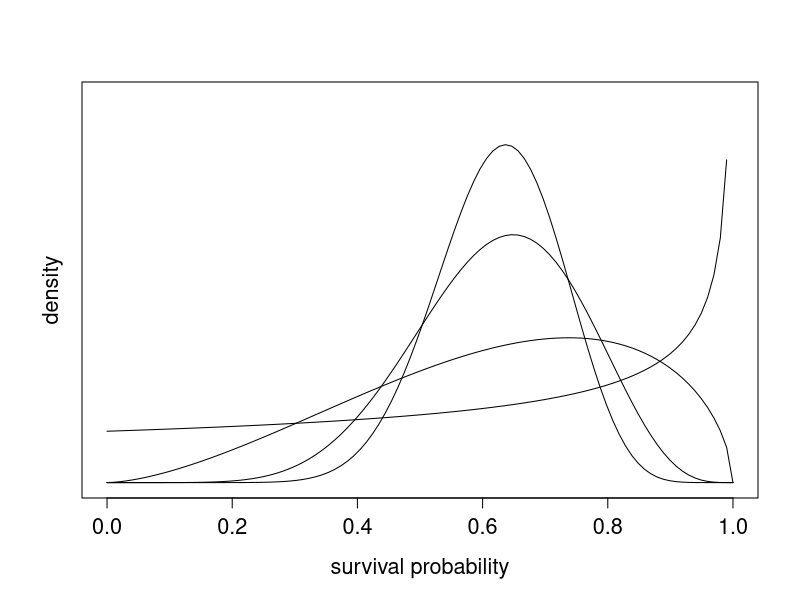
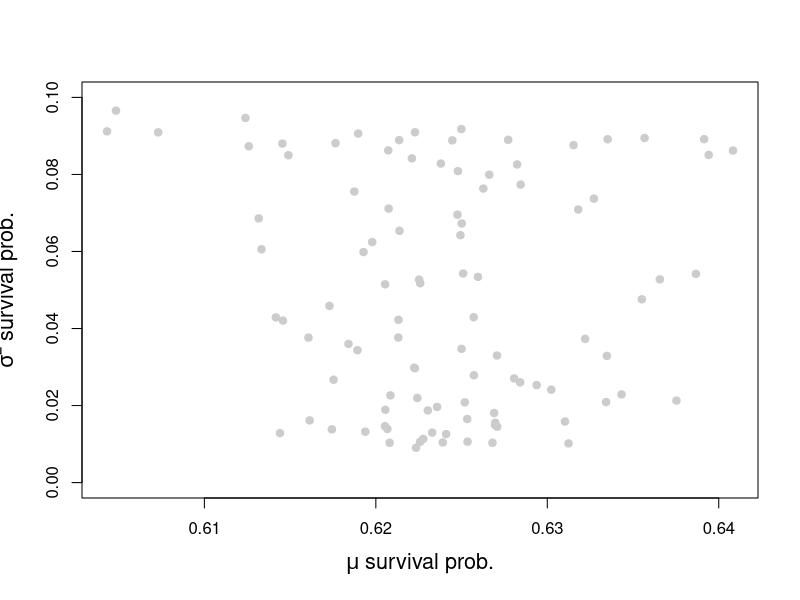
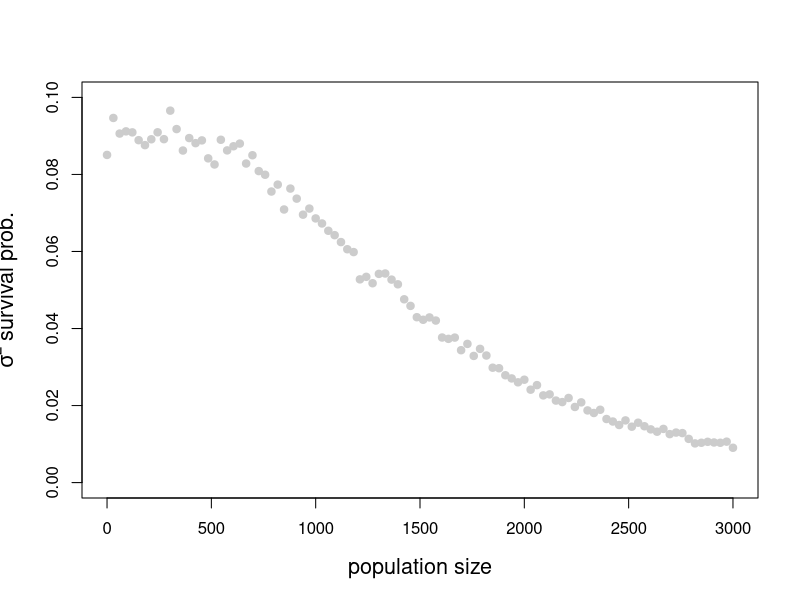
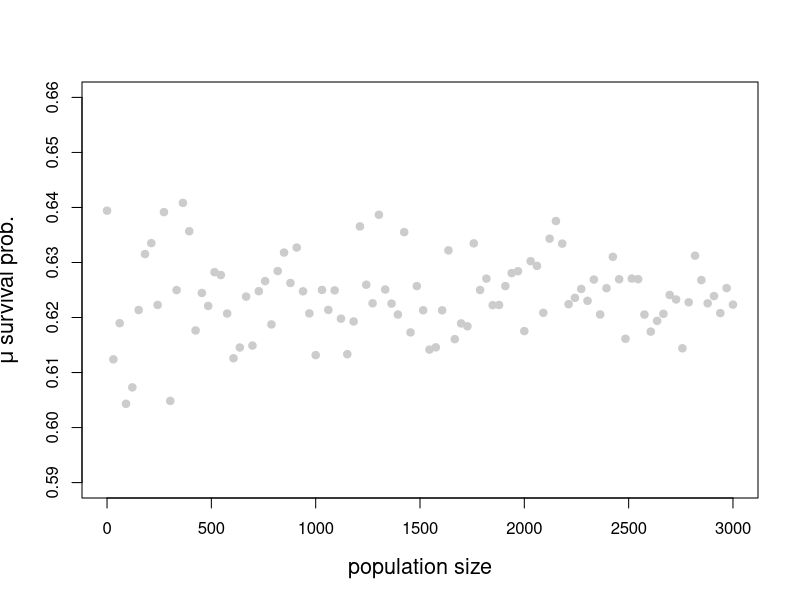

Recreate these plots in R, in order.
### Figure 3, panel a

pop_size <- seq(0,3000,length.out = 100)

alpha <- (0.0000000005*pop_size^3+1)
beta  <- (0.0000000003*pop_size^3+0.6)

survival_prob <- as.data.frame(cbind(alpha = alpha,
                                     beta = beta, 
                                     mean = NA,
                                     median = NA,
                                     variance = NA,
                                     pop_size = pop_size))

for(i in 1:nrow(survival_prob)){
  
  survival_dist <- rbeta(1000,survival_prob$alpha[i],survival_prob$beta[i])
  survival_prob$mean[i] <- mean(survival_dist)
  survival_prob$median[i] <- median(survival_dist)
  survival_prob$variance[i] <- var(survival_dist)
  
}

# subset the data down to four distributions for panel A (for clarity)
survival_prob <- survival_prob[c(1,50,80,100),]

x <- seq(0,1,length=100)

plot(x, dbeta(x,survival_prob$alpha[1],survival_prob$beta[1]),
     ylim = c(0,4.5), type ='l',
     ylab = "",xlab = "", main = "", yaxt = "n",
     cex.axis = 1.3)
mtext("density",side = 2, line = 1, cex = 1.3)
mtext('survival probability', side = 1, line = 3, cex = 1.3)

for(i in 2:nrow(survival_prob)){
    lines(x,dbeta(x,survival_prob$alpha[i],survival_prob$beta[i]))
}

Fig3a.dat <- data.frame(x, dbeta(x,survival_prob$alpha[1],survival_prob$beta[1]),
                        dbeta(x,survival_prob$alpha[2],survival_prob$beta[2]),
                        dbeta(x,survival_prob$alpha[3],survival_prob$beta[3]),
                        dbeta(x,survival_prob$alpha[4],survival_prob$beta[4]))
colnames(Fig3a.dat) <- c("S", "dens1", "dens2", "dens3", "dens4")
head(Fig3a.dat)

write.table(Fig3a.dat, "Fig3aOut.csv", sep=",", row.names=F)



# Figure 3 - panel b to c
pop_size <- seq(0,3000,length.out = 100)

alpha <- (0.0000000005*pop_size^3+1)
beta  <- (0.0000000003*pop_size^3+0.6)

# recreate the full data for the rest of the panels
survival_prob <- as.data.frame(cbind(alpha = alpha,
                                     beta = beta, 
                                     mean = NA,
                                     median = NA,
                                     variance = NA,
                                     pop_size = pop_size))

for(i in 1:nrow(survival_prob)){
  
  survival_dist <- rbeta(1000,survival_prob$alpha[i],survival_prob$beta[i])
  survival_prob$mean[i] <- mean(survival_dist)
  survival_prob$median[i] <- median(survival_dist)
  survival_prob$variance[i] <- var(survival_dist)
  
}

plot(survival_prob$variance ~ survival_prob$mean, 
     pch = 19, cex = 1, col = "grey80", ylim = c(0,0.1),
     ylab = "",
     xlab = expression(mu*" survival prob."),
     cex.lab = 1.3)
mtext(expression(sigma^2*" survival prob."), side = 2, line = 3, cex = 1.3)

Fig3b.dat <- data.frame(survival_prob$mean, survival_prob$variance)
colnames(Fig3b.dat) <- c("Xs", "Vs")
head(Fig3b.dat)
write.table(Fig3b.dat, "Fig3bOut.csv", sep=",", row.names=F)


plot(survival_prob$variance ~ survival_prob$pop_size,
     pch = 19, cex = 1, col = "grey80", ylim = c(0,0.1),
     ylab = "",
     xlab = "population size",
     cex.lab = 1.3)
mtext(expression(sigma^2*" survival prob."), side = 2, line = 3, cex = 1.3)

Fig3c.dat <- data.frame(survival_prob$pop_size, survival_prob$variance)
colnames(Fig3c.dat) <- c("N", "Vs")
head(Fig3c.dat)
write.table(Fig3c.dat, "Fig3cOut.csv", sep=",", row.names=F)


plot(survival_prob$mean ~ survival_prob$pop_size,
     pch = 19, cex = 1, col = "grey80", ylim = c(0.59,0.66),
     ylab = "",
     xlab = "population size",
     cex.lab = 1.3)
mtext(expression(mu *" survival prob."), side = 2, line = 3, cex = 1.3)

Fig3d.dat <- data.frame(survival_prob$pop_size, survival_prob$mean)
colnames(Fig3d.dat) <- c("N", "Xs")
head(Fig3d.dat)
write.table(Fig3d.dat, "Fig3dOut.csv", sep=",", row.names=F)

